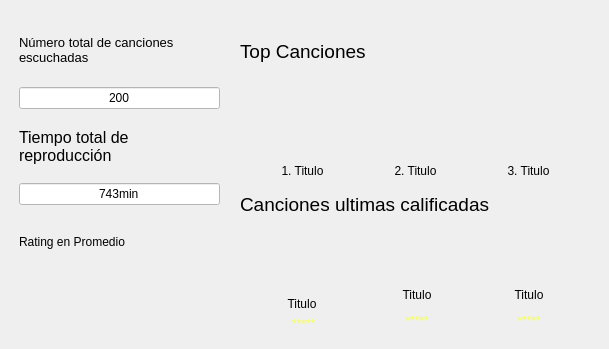
            <widget class="QWidget" name="scrollAreaWidgetContents_3">
             <property name="geometry">
              <rect>
               <x>0</x>
               <y>0</y>
               <width>609</width>
               <height>349</height>
              </rect>
             </property>
             <widget class="QWidget" name="verticalWidget" native="true">
              <property name="geometry">
               <rect>
                <x>19</x>
                <y>19</y>
                <width>201</width>
                <height>321</height>
               </rect>
              </property>
              <property name="layoutDirection">
               <enum>Qt::LayoutDirection::LeftToRight</enum>
              </property>
              <layout class="QVBoxLayout" name="verticalLayout_3">
               <item>
                <widget class="QLabel" name="label_20">
                 <property name="styleSheet">
                  <string notr="true">font: 10pt;</string>
                 </property>
                 <property name="text">
                  <string>Número total de canciones escuchadas</string>
                 </property>
                 <property name="wordWrap">
                  <bool>true</bool>
                 </property>
                </widget>
               </item>
               <item>
                <widget class="QLineEdit" name="lineEdit_7">
                 <property name="enabled">
                  <bool>true</bool>
                 </property>
                 <property name="styleSheet">
                  <string notr="true">background-color: rgb(255, 255, 255);</string>
                 </property>
                 <property name="inputMethodHints">
                  <set>Qt::InputMethodHint::ImhNone</set>
                 </property>
                 <property name="text">
                  <string>200</string>
                 </property>
                 <property name="alignment">
                  <set>Qt::AlignmentFlag::AlignCenter</set>
                 </property>
                 <property name="readOnly">
                  <bool>true</bool>
                 </property>
                 <property name="placeholderText">
                  <string>200</string>
                 </property>
                </widget>
               </item>
               <item>
                <widget class="QLabel" name="label_21">
                 <property name="styleSheet">
                  <string notr="true">font: 12pt;</string>
                 </property>
                 <property name="text">
                  <string>Tiempo total de reproducción</string>
                 </property>
                 <property name="wordWrap">
                  <bool>true</bool>
                 </property>
                </widget>
               </item>
               <item>
                <widget class="QLineEdit" name="lineEdit_8">
                 <property name="enabled">
                  <bool>true</bool>
                 </property>
                 <property name="styleSheet">
                  <string notr="true">background-color: rgb(255, 255, 255);</string>
                 </property>
                 <property name="text">
                  <string>743min</string>
                 </property>
                 <property name="alignment">
                  <set>Qt::AlignmentFlag::AlignCenter</set>
                 </property>
                 <property name="readOnly">
                  <bool>true</bool>
                 </property>
                 <property name="placeholderText">
                  <string>200</string>
                 </property>
                </widget>
               </item>
               <item>
                <widget class="QLabel" name="label_22">
                 <property name="text">
                  <string>Rating en Promedio</string>
                 </property>
                </widget>
               </item>
               <item>
                <widget class="QLabel" name="label_ratingProm">
                 <property name="enabled">
                  <bool>true</bool>
                 </property>
                 <property name="minimumSize">
                  <size>
                   <width>150</width>
                   <height>37</height>
                  </size>
                 </property>
                 <property name="text">
                  <string/>
                 </property>
                 <property name="alignment">
                  <set>Qt::AlignmentFlag::AlignCenter</set>
                 </property>
                </widget>
               </item>
              </layout>
             </widget>
             <widget class="QWidget" name="verticalWidget" native="true">
              <property name="geometry">
               <rect>
                <x>240</x>
                <y>40</y>
                <width>351</width>
                <height>301</height>
               </rect>
              </property>
              <layout class="QVBoxLayout" name="verticalLayout_4">
               <item>
                <widget class="QLabel" name="label_36">
                 <property name="maximumSize">
                  <size>
                   <width>16777215</width>
                   <height>40</height>
                  </size>
                 </property>
                 <property name="styleSheet">
                  <string notr="true">font: 14pt;</string>
                 </property>
                 <property name="text">
                  <string>Top Canciones</string>
                 </property>
                </widget>
               </item>
               <item>
                <widget class="QWidget" name="horizontalWidget" native="true">
                 <layout class="QHBoxLayout" name="horizontalLayout_9">
                  <item>
                   <layout class="QVBoxLayout" name="verticalLayout_11">
                    <item>
                     <widget class="QLabel" name="label_13">
                      <property name="minimumSize">
                       <size>
                        <width>0</width>
                        <height>85</height>
                       </size>
                      </property>
                      <property name="text">
                       <string/>
                      </property>
                     </widget>
                    </item>
                    <item>
                     <widget class="QLabel" name="label_23">
                      <property name="maximumSize">
                       <size>
                        <width>16777215</width>
                        <height>40</height>
                       </size>
                      </property>
                      <property name="text">
                       <string>1. Titulo</string>
                      </property>
                      <property name="alignment">
                       <set>Qt::AlignmentFlag::AlignCenter</set>
                      </property>
                     </widget>
                    </item>
                   </layout>
                  </item>
                  <item>
                   <layout class="QVBoxLayout" name="verticalLayout_9">
                    <item>
                     <widget class="QLabel" name="label_27">
                      <property name="minimumSize">
                       <size>
                        <width>0</width>
                        <height>85</height>
                       </size>
                      </property>
                      <property name="text">
                       <string/>
                      </property>
                     </widget>
                    </item>
                    <item>
                     <widget class="QLabel" name="label_26">
                      <property name="maximumSize">
                       <size>
                        <width>16777215</width>
                        <height>40</height>
                       </size>
                      </property>
                      <property name="text">
                       <string>2. Titulo</string>
                      </property>
                      <property name="alignment">
                       <set>Qt::AlignmentFlag::AlignCenter</set>
                      </property>
                     </widget>
                    </item>
                   </layout>
                  </item>
                  <item>
                   <layout class="QVBoxLayout" name="verticalLayout_8">
                    <item>
                     <widget class="QLabel" name="label_28">
                      <property name="minimumSize">
                       <size>
                        <width>0</width>
                        <height>85</height>
                       </size>
                      </property>
                      <property name="text">
                       <string/>
                      </property>
                     </widget>
                    </item>
                    <item>
                     <widget class="QLabel" name="label_29">
                      <property name="maximumSize">
                       <size>
                        <width>16777215</width>
                        <height>40</height>
                       </size>
                      </property>
                      <property name="text">
                       <string>3. Titulo</string>
                      </property>
                      <property name="alignment">
                       <set>Qt::AlignmentFlag::AlignCenter</set>
                      </property>
                     </widget>
                    </item>
                   </layout>
                  </item>
                 </layout>
                </widget>
               </item>
               <item>
                <widget class="QLabel" name="label_35">
                 <property name="maximumSize">
                  <size>
                   <width>16777215</width>
                   <height>40</height>
                  </size>
                 </property>
                 <property name="styleSheet">
                  <string notr="true">font: 14pt;</string>
                 </property>
                 <property name="text">
                  <string>Canciones ultimas calificadas</string>
                 </property>
                </widget>
               </item>
               <item>
                <widget class="QWidget" name="horizontalWidget" native="true">
                 <layout class="QHBoxLayout" name="horizontalLayout_10">
                  <item>
                   <layout class="QVBoxLayout" name="verticalLayout_12">
                    <item>
                     <widget class="QLabel" name="label_24">
                      <property name="minimumSize">
                       <size>
                        <width>4</width>
                        <height>85</height>
                       </size>
                      </property>
                      <property name="maximumSize">
                       <size>
                        <width>105</width>
                        <height>16777215</height>
                       </size>
                      </property>
                      <property name="text">
                       <string/>
                      </property>
                     </widget>
                    </item>
                    <item>
                     <widget class="QLabel" name="label_34">
                      <property name="maximumSize">
                       <size>
                        <width>106</width>
                        <height>20</height>
                       </size>
                      </property>
                      <property name="text">
                       <string>Titulo</string>
                      </property>
                      <property name="alignment">
                       <set>Qt::AlignmentFlag::AlignCenter</set>
                      </property>
                     </widget>
                    </item>
                    <item>
                     <widget class="QLabel" name="label_25">
                      <property name="maximumSize">
                       <size>
                        <width>16777215</width>
                        <height>20</height>
                       </size>
                      </property>
                      <property name="styleSheet">
                       <string notr="true">color: rgb(246, 255, 83);</string>
                      </property>
                      <property name="text">
                       <string>*****</string>
                      </property>
                      <property name="alignment">
                       <set>Qt::AlignmentFlag::AlignCenter</set>
                      </property>
                     </widget>
                    </item>
                   </layout>
                  </item>
                  <item>
                   <layout class="QVBoxLayout" name="verticalLayout_7">
                    <item>
                     <widget class="QLabel" name="label_31">
                      <property name="text">
                       <string/>
                      </property>
                     </widget>
                    </item>
                    <item>
                     <widget class="QLabel" name="label_39">
                      <property name="maximumSize">
                       <size>
                        <width>106</width>
                        <height>20</height>
                       </size>
                      </property>
                      <property name="text">
                       <string>Titulo</string>
                      </property>
                      <property name="alignment">
                       <set>Qt::AlignmentFlag::AlignCenter</set>
                      </property>
                     </widget>
                    </item>
                    <item>
                     <widget class="QLabel" name="label_37">
                      <property name="maximumSize">
                       <size>
                        <width>106</width>
                        <height>20</height>
                       </size>
                      </property>
                      <property name="styleSheet">
                       <string notr="true">color: rgb(246, 255, 83);</string>
                      </property>
                      <property name="text">
                       <string>*****</string>
                      </property>
                      <property name="alignment">
                       <set>Qt::AlignmentFlag::AlignCenter</set>
                      </property>
                     </widget>
                    </item>
                   </layout>
                  </item>
                  <item>
                   <layout class="QVBoxLayout" name="verticalLayout_10">
                    <item>
                     <widget class="QLabel" name="label_33">
                      <property name="text">
                       <string/>
                      </property>
                     </widget>
                    </item>
                    <item>
                     <widget class="QLabel" name="label_40">
                      <property name="maximumSize">
                       <size>
                        <width>106</width>
                        <height>20</height>
                       </size>
                      </property>
                      <property name="text">
                       <string>Titulo</string>
                      </property>
                      <property name="alignment">
                       <set>Qt::AlignmentFlag::AlignCenter</set>
                      </property>
                     </widget>
                    </item>
                    <item>
                     <widget class="QLabel" name="label_38">
                      <property name="maximumSize">
                       <size>
                        <width>106</width>
                        <height>20</height>
                       </size>
                      </property>
                      <property name="styleSheet">
                       <string notr="true">color: rgb(246, 255, 83);</string>
                      </property>
                      <property name="text">
                       <string>*****</string>
                      </property>
                      <property name="alignment">
                       <set>Qt::AlignmentFlag::AlignCenter</set>
                      </property>
                     </widget>
                    </item>
                   </layout>
                  </item>
                 </layout>
                </widget>
               </item>
              </layout>
             </widget>
            </widget>
